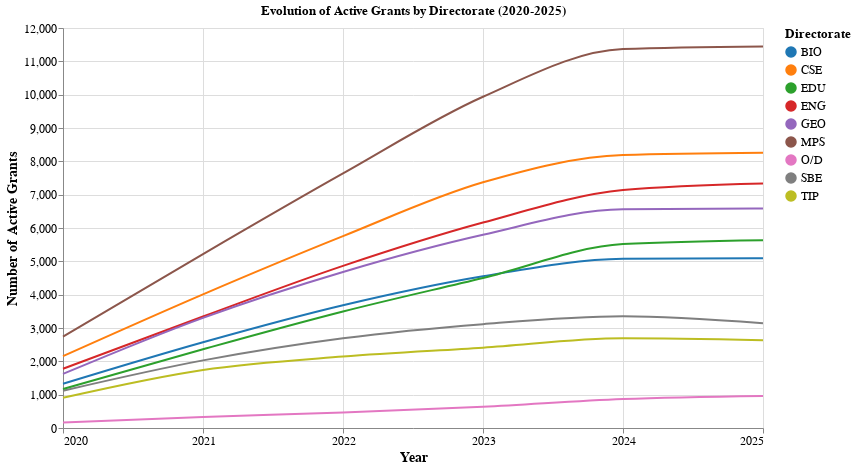

Notebook code for this chart:
### Code cell
# Create a selection that chooses the nearest point based on year
nearest = alt.selection_point(
    nearest=True, 
    on='mouseover',
    fields=['year'], 
    empty=False
)

# The basic line chart
line = alt.Chart(active_grants_filtered).mark_line(
    interpolate='monotone',
    strokeWidth=2
).encode(
    x=alt.X('year:Q', title='Year', axis=alt.Axis(format='d')),
    y=alt.Y('num_grants:Q', title='Number of Active Grants'),
    color=alt.Color('directorate:N', 
                   title='Directorate',
                   scale=alt.Scale(scheme='category10'))
)

# Transparent selectors across the chart
selectors = alt.Chart(active_grants_filtered).mark_point().encode(
    x='year:Q',
    opacity=alt.value(0),
).add_params(nearest)

# Draw points on the lines, and highlight based on selection
points = line.mark_point(size=80).encode(
    opacity=alt.condition(nearest, alt.value(1), alt.value(0))
)

# Draw text labels near the points, and highlight based on selection
text = line.mark_text(
    align='left', 
    dx=10, 
    dy=0,
    fontSize=11
).encode(
    text=alt.condition(nearest, 'num_grants:Q', alt.value(' '))
)

# Draw a vertical rule at the location of the selection
rules = alt.Chart(active_grants_filtered).mark_rule(
    color='gray',
    strokeWidth=1
).encode(
    x='year:Q',
).transform_filter(nearest)

# Combine all layers
active_grants_chart = alt.layer(
    line, selectors, points, rules, text
).properties(
    width=700,
    height=400,
    title='Evolution of Active Grants by Directorate (2020-2025)'
).configure_axis(
    labelFontSize=12,
    titleFontSize=14
).configure_legend(
    labelFontSize=12,
    titleFontSize=13
)

active_grants_chart

### Figure 1 — Vega-Lite specification as saved in the notebook (floating-point values rounded to 4 significant figures)
{"config": {"view": {"continuousWidth": 300, "continuousHeight": 300}, "axis": {"labelFontSize": 12, "titleFontSize": 14}, "legend": {"labelFontSize": 12, "titleFontSize": 13}}, "layer": [{"mark": {"type": "line", "interpolate": "monotone", "strokeWidth": 2}, "encoding": {"color": {"field": "directorate", "scale": {"scheme": "category10"}, "title": "Directorate", "type": "nominal"}, "x": {"axis": {"format": "d"}, "field": "year", "title": "Year", "type": "quantitative"}, "y": {"field": "num_grants", "title": "Number of Active Grants", "type": "quantitative"}}}, {"mark": {"type": "point"}, "encoding": {"opacity": {"value": 0}, "x": {"field": "year", "type": "quantitative"}}, "name": "view_9"}, {"mark": {"type": "point", "size": 80}, "encoding": {"color": {"field": "directorate", "scale": {"scheme": "category10"}, "title": "Directorate", "type": "nominal"}, "opacity": {"condition": {"param": "param_16", "value": 1, "empty": false}, "value": 0}, "x": {"axis": {"format": "d"}, "field": "year", "title": "Year", "type": "quantitative"}, "y": {"field": "num_grants", "title": "Number of Active Grants", "type": "quantitative"}}}, {"mark": {"type": "rule", "color": "gray", "strokeWidth": 1}, "encoding": {"x": {"field": "year", "type": "quantitative"}}, "transform": [{"filter": {"param": "param_16", "empty": false}}]}, {"mark": {"type": "text", "align": "left", "dx": 10, "dy": 0, "fontSize": 11}, "encoding": {"color": {"field": "directorate", "scale": {"scheme": "category10"}, "title": "Directorate", "type": "nominal"}, "text": {"condition": {"param": "param_16", "empty": false, "field": "num_grants", "type": "quantitative"}, "value": " "}, "x": {"axis": {"format": "d"}, "field": "year", "title": "Year", "type": "quantitative"}, "y": {"field": "num_grants", "title": "Number of Active Grants", "type": "quantitative"}}}], "data": {"name": "data-82df4511560d2395dfcbf20937c27e4e"}, "height": 400, "params": [{"name": "param_16", "select": {"type": "point", "fields": ["year"], "nearest": true, "on": "mouseover"}, "views": ["view_9"]}], "title": "Evolution of Active Grants by Directorate (2020-2025)", "width": 700, "$schema": "https://vega.github.io/schema/vega-lite/v5.20.1.json", "datasets": {"data-82df4511560d2395dfcbf20937c27e4e": [{"directorate": "SBE", "year": "2020", "num_grants": 1119, "terminated_grants": 0}, {"directorate": "SBE", "year": "2021", "num_grants": 2029, "terminated_grants": 0}, {"directorate": "SBE", "year": "2022", "num_grants": 2693, "terminated_grants": 0}, {"directorate": "SBE", "year": "2023", "num_grants": 3116, "terminated_grants": 0}, {"directorate": "SBE", "year": "2024", "num_grants": 3352, "terminated_grants": 0}, {"directorate": "SBE", "year": "2025", "num_grants": 3144, "terminated_grants": 295}, {"directorate": "TIP", "year": "2020", "num_grants": 908, "terminated_grants": 0}, {"directorate": "TIP", "year": "2021", "num_grants": 1743, "terminated_grants": 0}, {"directorate": "TIP", "year": "2022", "num_grants": 2146, "terminated_grants": 0}, {"directorate": "TIP", "year": "2023", "num_grants": 2411, "terminated_grants": 0}, {"directorate": "TIP", "year": "2024", "num_grants": 2691, "terminated_grants": 0}, {"directorate": "TIP", "year": "2025", "num_grants": 2634, "terminated_grants": 50}, {"directorate": "MPS", "year": "2020", "num_grants": 2739, "terminated_grants": 0}, {"directorate": "MPS", "year": "2021", "num_grants": 5219, "terminated_grants": 0}, {"directorate": "MPS", "year": "2022", "num_grants": 7638, "terminated_grants": 0}, {"directorate": "MPS", "year": "2023", "num_grants": 9937, "terminated_grants": 0}, {"directorate": "MPS", "year": "2024", "num_grants": 11367, "terminated_grants": 0}, {"directorate": "MPS", "year": "2025", "num_grants": 11447, "terminated_grants": 107}, {"directorate": "BIO", "year": "2020", "num_grants": 1329, "terminated_grants": 0}, {"directorate": "BIO", "year": "2021", "num_grants": 2574, "terminated_grants": 0}, {"directorate": "BIO", "year": "2022", "num_grants": 3685, "terminated_grants": 0}, {"directorate": "BIO", "year": "2023", "num_grants": 4554, "terminated_grants": 0}, {"directorate": "BIO", "year": "2024", "num_grants": 5074, "terminated_grants": 0}, {"directorate": "BIO", "year": "2025", "num_grants": 5095, "terminated_grants": 74}, {"directorate": "CSE", "year": "2020", "num_grants": 2157, "terminated_grants": 0}, {"directorate": "CSE", "year": "2021", "num_grants": 4011, "terminated_grants": 0}, {"directorate": "CSE", "year": "2022", "num_grants": 5757, "terminated_grants": 0}, {"directorate": "CSE", "year": "2023", "num_grants": 7371, "terminated_grants": 0}, {"directorate": "CSE", "year": "2024", "num_grants": 8189, "terminated_grants": 0}, {"directorate": "CSE", "year": "2025", "num_grants": 8258, "terminated_grants": 116}, {"directorate": "ENG", "year": "2020", "num_grants": 1777, "terminated_grants": 0}, {"directorate": "ENG", "year": "2021", "num_grants": 3345, "terminated_grants": 0}, {"directorate": "ENG", "year": "2022", "num_grants": 4863, "terminated_grants": 0}, {"directorate": "ENG", "year": "2023", "num_grants": 6163, "terminated_grants": 0}, {"directorate": "ENG", "year": "2024", "num_grants": 7138, "terminated_grants": 0}, {"directorate": "ENG", "year": "2025", "num_grants": 7338, "terminated_grants": 113}, {"directorate": "EDU", "year": "2020", "num_grants": 1171, "terminated_grants": 0}, {"directorate": "EDU", "year": "2021", "num_grants": 2362, "terminated_grants": 0}, {"directorate": "EDU", "year": "2022", "num_grants": 3495, "terminated_grants": 0}, {"directorate": "EDU", "year": "2023", "num_grants": 4499, "terminated_grants": 0}, {"directorate": "EDU", "year": "2024", "num_grants": 5517, "terminated_grants": 0}, {"directorate": "EDU", "year": "2025", "num_grants": 5635, "terminated_grants": 741}, {"directorate": "GEO", "year": "2020", "num_grants": 1622, "terminated_grants": 0}, {"directorate": "GEO", "year": "2021", "num_grants": 3305, "terminated_grants": 0}, {"directorate": "GEO", "year": "2022", "num_grants": 4682, "terminated_grants": 0}, {"directorate": "GEO", "year": "2023", "num_grants": 5797, "terminated_grants": 0}, {"directorate": "GEO", "year": "2024", "num_grants": 6563, "terminated_grants": 0}, {"directorate": "GEO", "year": "2025", "num_grants": 6584, "terminated_grants": 92}, {"directorate": "O/D", "year": "2020", "num_grants": 164, "terminated_grants": 0}, {"directorate": "O/D", "year": "2021", "num_grants": 329, "terminated_grants": 0}, {"directorate": "O/D", "year": "2022", "num_grants": 466, "terminated_grants": 0}, {"directorate": "O/D", "year": "2023", "num_grants": 637, "terminated_grants": 0}, {"directorate": "O/D", "year": "2024", "num_grants": 870, "terminated_grants": 0}, {"directorate": "O/D", "year": "2025", "num_grants": 963, "terminated_grants": 8}]}}
